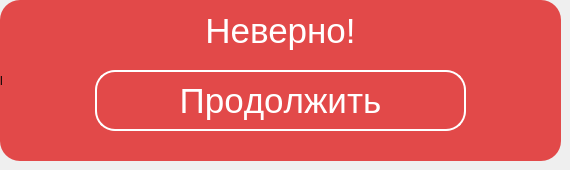
      <widget class="QWidget" name="page_28">
       <widget class="QLabel" name="label_91">
        <property name="geometry">
         <rect>
          <x>110</x>
          <y>0</y>
          <width>341</width>
          <height>61</height>
         </rect>
        </property>
        <property name="font">
         <font>
          <pointsize>26</pointsize>
         </font>
        </property>
        <property name="styleSheet">
         <string notr="true">border-radius: 20px;
background-color: rgb(226, 73, 73);
color: rgb(255, 255, 255);</string>
        </property>
        <property name="text">
         <string>Неверно!</string>
        </property>
        <property name="alignment">
         <set>Qt::AlignCenter</set>
        </property>
       </widget>
       <widget class="QPushButton" name="pushButton_35">
        <property name="geometry">
         <rect>
          <x>95</x>
          <y>70</y>
          <width>371</width>
          <height>61</height>
         </rect>
        </property>
        <property name="font">
         <font>
          <pointsize>26</pointsize>
          <strikeout>false</strikeout>
          <kerning>false</kerning>
         </font>
        </property>
        <property name="styleSheet">
         <string notr="true">border-radius: 20px;
background-color: rgb(226, 73, 73);
color: rgb(255, 255, 255);
border: 2px solid red;
border-color: rgb(255, 255, 255);</string>
        </property>
        <property name="text">
         <string>Продолжить</string>
        </property>
       </widget>
       <widget class="QLabel" name="label_92">
        <property name="geometry">
         <rect>
          <x>0</x>
          <y>0</y>
          <width>561</width>
          <height>161</height>
         </rect>
        </property>
        <property name="styleSheet">
         <string notr="true">border-radius: 20px;
background-color: rgb(226, 73, 73);</string>
        </property>
        <property name="text">
         <string>l</string>
        </property>
       </widget>
       <zorder>label_92</zorder>
       <zorder>label_91</zorder>
       <zorder>pushButton_35</zorder>
      </widget>
